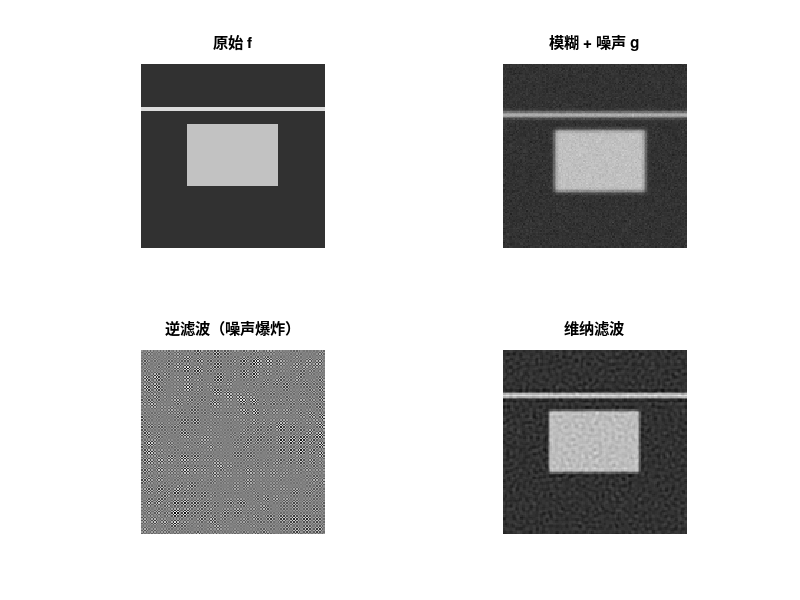

This chart was generated by the following MATLAB code:
%% 06-wiener.m | 退化模型 / 逆滤波 / 维纳滤波 / PSNR 对照
%% GNU Octave，零第三方依赖；合成图像，无需任何外部文件
clear; close all; clc;
SHOW = ~strcmp(getenv("IP_HEADLESS"), "1");
% ---- 参数区 ----
N = 128; psf_sigma = 1.4; noise_sigma = 0.02; K = 0.02; k = 9;
randn("seed", 41);
% ---- 造图：文字状方块 + 细线 ----
[X, Y] = meshgrid(1:N, 1:N);
f = 0.20 + 0.55*double(X > N/4 & X < 3*N/4 & Y > N/3 & Y < 2*N/3);
f(abs(Y - N/4) < 2) = 0.85;
% ---- 造 PSF：高斯核放入 NxN 左上角（DFT 周期原点）----
[PX, PY] = meshgrid(-(k-1)/2:(k-1)/2, -(k-1)/2:(k-1)/2);
psf = exp(-(PX.^2 + PY.^2) / (2*psf_sigma^2)); psf = psf / sum(psf(:));
P = zeros(N, N); P(1:k, 1:k) = psf;
H = fft2(P);
% ---- 退化：频域卷积 + 加性高斯噪声 ----
G = H .* fft2(f);
blurred = real(ifft2(G));
g = blurred + noise_sigma * randn(N, N);
G = fft2(g);
% ---- 复原 1：朴素逆滤波（加极小保护避免除零）----
f_inv = real(ifft2(G ./ (H + 1e-12)));
% ---- 复原 2：维纳滤波 ----
f_wie = real(ifft2(conj(H) ./ (abs(H).^2 + K) .* G));
% ---- 数值验证 ----
psnr_ = @(a,b) 10*log10(1 / max(mean((a(:)-b(:)).^2), eps));
printf("PSF 和 = %.6f, |H| 最小值 = %.6f（接近 0 的地方会放大噪声）\n", ...
       sum(psf(:)), min(abs(H(:))));
printf("PSNR: 模糊+噪声 %.2f dB -> 逆滤波 %.2f dB -> 维纳 %.2f dB\n", ...
       psnr_(g, f), psnr_(f_inv, f), psnr_(f_wie, f));
printf("逆滤波结果标准差 = %.4f（远大于原图 %.4f，说明噪声被放大）\n", ...
       std(f_inv(:)), std(f(:)));
printf("维纳结果标准差 = %.4f\n", std(f_wie(:)));
printf("提示：把 K 改成 0 / 0.001 / 0.2，看 PSNR 先升后降\n");
% ---- 可视化 ----
if SHOW
  figure("name", "06 维纳复原");
  subplot(2, 2, 1); imagesc(f, [0 1]); colormap gray; axis image off; title("原始 f");
  subplot(2, 2, 2); imagesc(g, [0 1]); axis image off; title("模糊 + 噪声 g");
  subplot(2, 2, 3); imagesc(f_inv); axis image off; title("逆滤波（噪声爆炸）");
  subplot(2, 2, 4); imagesc(f_wie, [0 1]); axis image off; title("维纳滤波");
end
